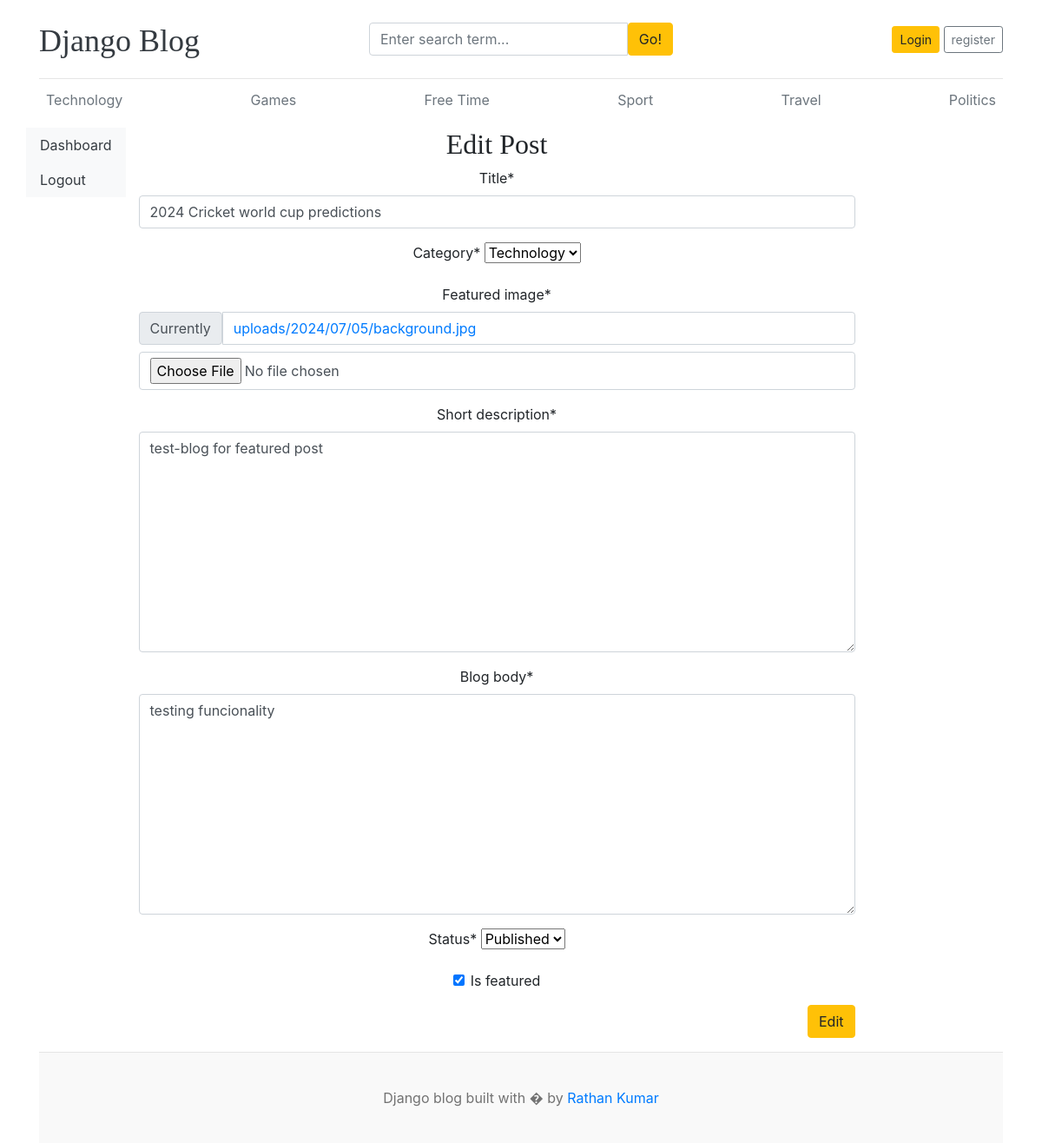
Page /dashboard/posts/edit/1/ on the committed database.
### blogs/models.py (models this page shows, shortened)
class Category(models.Model):
    category_name = models.CharField(max_length=50, unique=True)
    created_at = models.DateTimeField(auto_now_add=True)
    updated_at = models.DateTimeField(auto_now=True)
    class Meta:
        verbose_name_plural = 'categories'
    def __str__(self):
        return self.category_name

class Blog(models.Model):
    title = models.CharField(max_length=100)
    slug = models.SlugField(max_length=150, unique=True, blank=True)
    category = models.ForeignKey(Category, on_delete=models.CASCADE)
    author = models.ForeignKey(User, on_delete=models.CASCADE)
    featured_image = models.ImageField(upload_to='uploads/%Y/%m/%d')
    short_description = models.TextField(max_length=500)
    blog_body = models.TextField(max_length=2000)
    status = models.IntegerField(choices=STATUS_CHOICES, default=0)
    is_featured = models.BooleanField(default=False)
    created_at = models.DateTimeField(auto_now_add=True)
    updated_at = models.DateTimeField(auto_now=True)

### dashboards/views.py (the view, shortened to what this page needs)
# urls.py: path('posts/edit/<int:pk>/', views.edit_post, name='edit_post'),
def edit_post(request, pk):
    post = get_object_or_404(Blog, pk=pk)
    form = BlogPostForm(instance=post)
    context = {
        'post' : post,
        'form' : form,
    }
    return render(request, 'dashboard/edit_post.html', context)

### dashboards/forms.py
class BlogPostForm(forms.ModelForm):
    class Meta:
        model = Blog
        fields = ('title', 'category', 'featured_image', 'short_description', 'blog_body', 'status', 'is_featured')

### blogs/context_processors.py (called while the page is built)
def get_categories(request):
    categories = Category.objects.all()
    return dict(categories=categories)

### templates/dashboard/edit_post.html (shortened to what this page needs)
{% extends 'base.html' %}
{% block content %}
{% load crispy_forms_tags %}
<div class="row">
    {% include 'dashboard/sidebar.html' %}
    <div class="col-md-9">
        <h2 class="text-center">Edit Post</h2>
        <form action="{% url 'edit_post' post.pk %}" method="post" enctype="multipart/form-data" class="text-center">
            {{ form | crispy }}
            <button type="submit" class="btn btn-warning float-right mb-3">Edit</button>
        </form>
    </div>
</div>
{% endblock %}

### templates/base.html (shortened to what this page needs)
{% load static %}
<!DOCTYPE html>
<html lang="en">
<head>
    <link href="https://getbootstrap.com/docs/4.0/dist/css/bootstrap.min.css" rel="stylesheet">
    <link href="{% static 'css/blog.css' %}" rel="stylesheet">
  </head>
<body>
    <div class="container">
      <header class="blog-header py-3">
        <div class="row flex-nowrap justify-content-between align-items-center">
          <div class="col-4 pt-1">
            <a class="blog-header-logo text-dark" href="/">Django Blog</a>
          </div>
          <div class="col-4">
            <form action="{% url 'search' %}" method="get">
                  <div class="input-group">
                      <input class="form-control" type="text" name="keyword" value="{{ keyword }}" placeholder="Enter search term..." aria-label="Enter search term..." aria-describedby="button-search" />
                      <button type="submit" class="btn btn-warning" id="button-search" type="button">Go!</button>
                  </div>
            </form>
          </div>
          <div class="col-4 d-flex justify-content-end align-items-center">
            {% if user.is_authenticated %}
            <a class="btn btn-sm btn-outline-secondary" href="{% url 'dashboard' %}">{{ user.username }}</a>&nbsp;
            <a class="btn btn-sm btn-outline-secondary btn-warning" href="{% url 'logout' %}">Logout</a>
            {% else %}
            <a class="btn btn-sm btn-warning" href="{% url 'login' %}">Login</a> &nbsp;
            <a class="btn btn-sm btn-outline-secondary" href="{% url 'register' %}">register</a>
            {% endif %}
          </div>
        </div>
      </header>
      <div class="nav-scroller py-1 mb-2">
        <nav class="nav d-flex justify-content-between">
          {% for category in categories %}
          <a class="p-2 text-muted" href="{% url 'posts_by_category' category.pk %}">{{ category.category_name }}</a>
          {% endfor %}
        </nav>
      </div>
{% block content %}
{% endblock %}
<footer class="blog-footer">
    <p>Django blog built with � by <a href="#">Rathan Kumar</a></p>
  </footer>

### main/static/css/blog.css (style rules this page uses)
.blog-header { border-bottom: 1px solid #e5e5e5; }
.blog-header-logo { font-family: "Playfair Display", Georgia, "Times New Roman", serif; font-size: 2.25rem; }
h1, h2, h3, h4, h5, h6 { font-family: "Playfair Display", Georgia, "Times New Roman", serif; }
.blog-footer { padding: 2.5rem 0; color: #727272; text-align: center; background-color: #f9f9f9; border-top: .05rem solid #e5e5e5; }
.blog-footer p:last-child { margin-bottom: 0; }

### rows in the picture
Category: category_name "Technology"
Category: category_name "Games"
Category: category_name "Free Time"
Category: category_name "Sport"
Category: category_name "Travel"
Category: category_name "Politics"
Blog: title "2024 Cricket world cup predictions", category "Technology", short_description "test-blog for featured post", blog_body "testing funcionality", status "Published", is_featured "☑"
